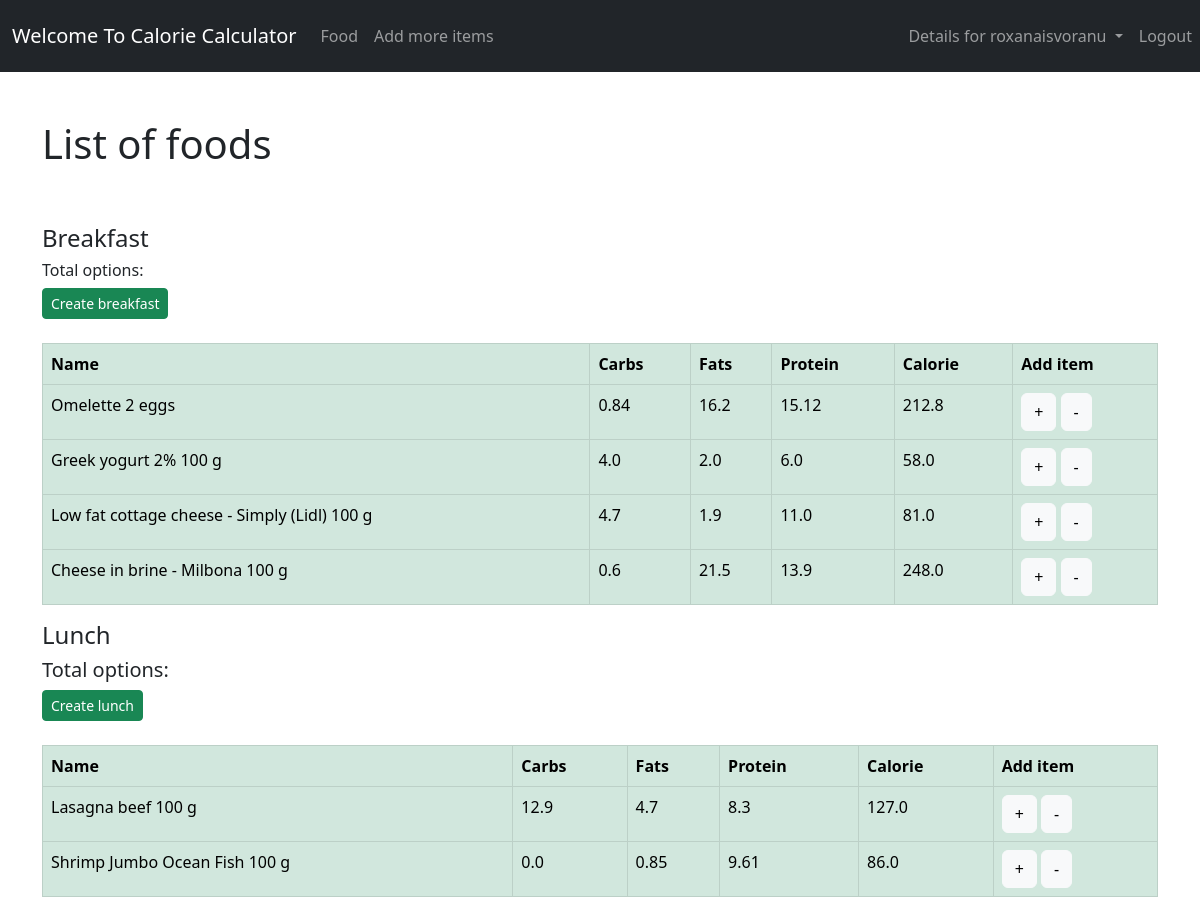
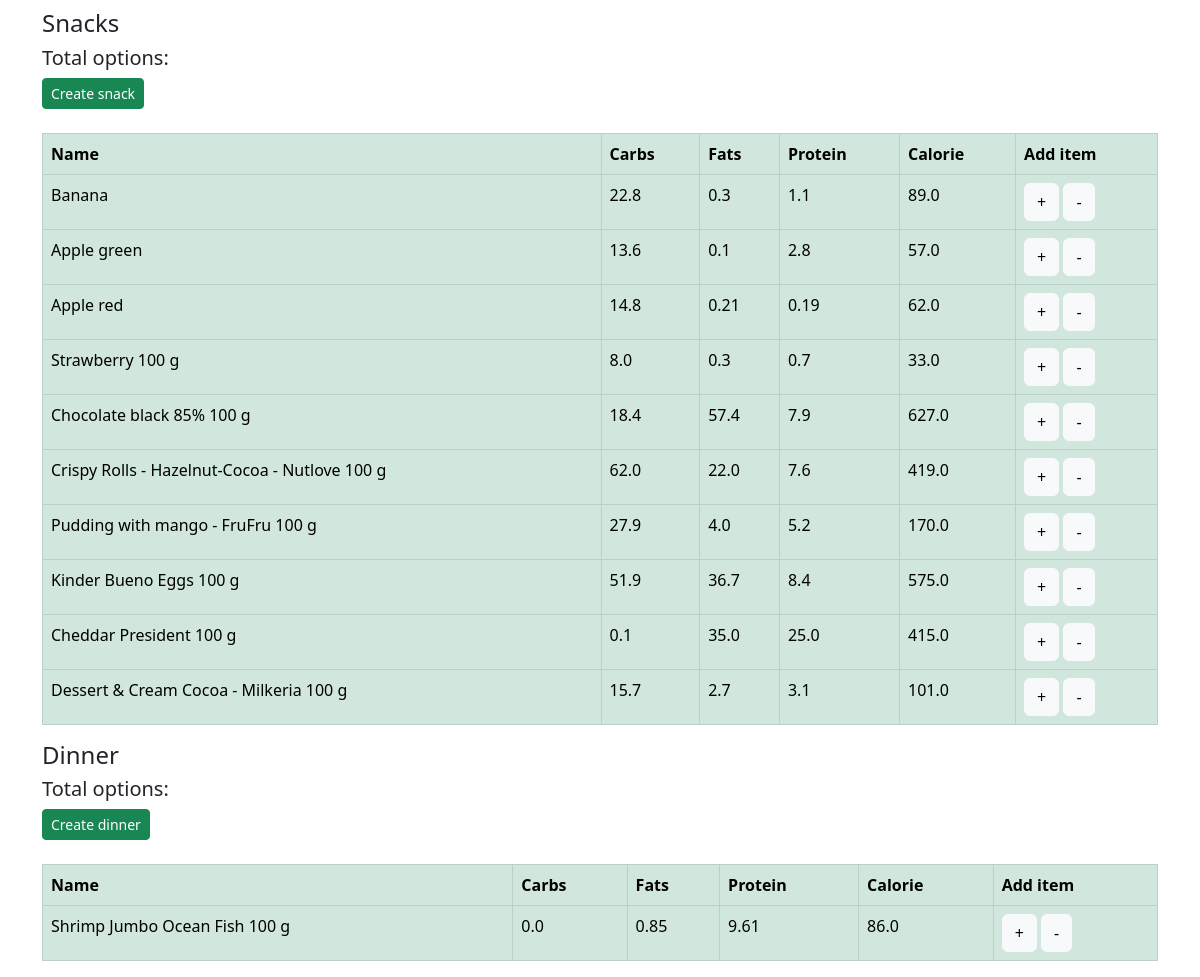
Page /food/ (signed in) on the committed database (2 pictures, top to bottom).
### calorie/models.py (models this page shows, shortened)
class Food(models.Model):
    name = models.CharField(max_length=200)
    category = models.ForeignKey(Category, on_delete=models.CASCADE)
    carbohydrate = models.FloatField()
    fats = models.FloatField()
    protein = models.FloatField()
    calorie = models.FloatField(default=0, blank=True)
    quantity = models.IntegerField(default=1, null=True, blank=True)

### calorie/views.py (the view, shortened to what this page needs)
# urls.py: path('food/', views.home, name='food_item'),
def home(request):
    food = Food.objects.all()
    lunch = []
    snacks = []
    breakfast = []
    dinner = []
    customers = []
    for f in food:
        if f.category.name == "snacks":
            snacks.append(f)
        elif f.category.name == "lunch":
            lunch.append(f)
        elif f.category.name == "dinner":
            dinner.append(f)
        elif f.category.name == "breakfast":
            breakfast.append(f)
        else:
            customers.append(f)
    context = {
        'breakfast': breakfast,
        'lunch': lunch,
        'dinner': dinner,
        'snacks': snacks,
        'customers': customers,
    }
    return render(request, 'calorie/fooditem.html', context)

### templates/calorie/fooditem.html (shortened to what this page needs)
{% extends 'base.html' %}
{% load static %}
{% block content %}
    <div class="flex-box-row">
        <h1>List of foods</h1>
        <br>
        <br>
        <h4 id="heading">Breakfast</h4>
        <h6>Total options:{{ bcnt }}</h6>
        <a class="btn btn-success  btn-sm" href="{% url 'create_food_item' %}">Create breakfast</a>
        <table class="table table-succes table-success table-hover table-bordered">
            <br>
            <br>
            <tr>
                <th>Name</th>
                <th>Carbs</th>
                <th>Fats</th>
                <th>Protein</th>
                <th>Calorie</th>
                <th>Add item</th>
            </tr>
            {% for items in breakfast %}
                <tr>
                    <td>{{ items.name }} </td>
                    <td>{{ items.carbohydrate }} </td>
                    <td>{{ items.fats }} </td>
                    <td>{{ items.protein }} </td>
                    <td>{{ items.calorie }} </td>
                    <td>
                        <form method="post">
                            <button type="submit" class="btn btn-light" name="addToMyListButton" value={{ items.pk }}>+</button>
                            <button type="submit" class="btn btn-light" name="deleteFromMyListButton" value={{ items.pk }}>-</button>
                        </form>
                    </td>
                </tr>
            {% endfor %}
        </table>
    </div>
    <br>
    <div class="flex-box-row">
        <h4 id="heading">Lunch</h4>
        <h5>Total options:{{ lcnt }}</h5>
        <a class="btn btn-success  btn-sm" href="{% url 'create_food_item' %}">Create lunch</a>
        <table class="table table-succes table-success table-hover table-bordered">
            <br>
            <br>
            <tr>
                <th>Name</th>
                <th>Carbs</th>
                <th>Fats</th>
                <th>Protein</th>
                <th>Calorie</th>
                <th>Add item</th>
            </tr>
            {% for items in lunch %}
                <tr>
                    <td>{{ items.name }} </td>
                    <td>{{ items.carbohydrate }} </td>
                    <td>{{ items.fats }} </td>
                    <td>{{ items.protein }} </td>
                    <td>{{ items.calorie }} </td>
                    <td>
                        <form method="post">
                            <button type="submit" class="btn btn-light" name="addToMyListButton" value={{ items.pk }}>+</button>
                            <button type="submit" class="btn btn-light" name="deleteFromMyListButton" value={{ items.pk }}>-</button>
                        </form>
                    </td>
                </tr>
            {% endfor %}
        </table>
    </div>
    <br>
    <div class="flex-box-row">
        <h4 id="heading ">Snacks</h4>
        <h5>Total options:{{ scnt }}</h5>
        <a class="btn btn-success  btn-sm" href="{% url 'create_food_item' %}">Create snack</a>
        <br>
        <br>
        <table class="table table-succes table-success table-hover table-bordered">
            <tr>
                <th>Name</th>
                <th>Carbs</th>
                <th>Fats</th>
                <th>Protein</th>
                <th>Calorie</th>
                <th>Add item</th>
            </tr>
            {% for items in snacks %}
                <tr>
                    <td>{{ items.name }} </td>
                    <td>{{ items.carbohydrate }} </td>
                    <td>{{ items.fats }} </td>
                    <td>{{ items.protein }} </td>
                    <td>{{ items.calorie }} </td>
                    <td>
                        <form method="post">
                            <button type="submit" class="btn btn-light" name="addToMyListButton" value={{ items.pk }}>+</button>
                            <button type="submit" class="btn btn-light" name="deleteFromMyListButton" value={{ items.pk }}>-</button>
                        </form>
                    </td>
                </tr>
            {% endfor %}
        </table>
    </div>
    <br>
    <div class="flex-box-row">
        <h4 id="heading">Dinner</h4>
        <h5>Total options:{{ dcnt }}</h5>
        <a class="btn btn-success  btn-sm" href="{% url 'create_food_item' %}">Create dinner</a>
        <table class="table table-succes table-success table-hover table-bordered">
            <br>
            <br>
            <tr>
                <th>Name</th>
                <th>Carbs</th>
                <th>Fats</th>
                <th>Protein</th>
                <th>Calorie</th>
                <th>Add item</th>
            </tr>
            {% for items in dinner %}
                <tr>
                    <td>{{ items.name }} </td>
                    <td>{{ items.carbohydrate }} </td>
                    <td>{{ items.fats }} </td>
                    <td>{{ items.protein }} </td>
                    <td>{{ items.calorie }} </td>
                    <td>
                        <form method="post">
                            <button type="submit" class="btn btn-light" name="addToMyListButton" value={{ items.pk }}>+</button>
                            <button type="submit" class="btn btn-light" name="deleteFromMyListButton" value={{ items.pk }}>-</button>
                        </form>
                    </td>
                </tr>
            {% endfor %}
        </table>
    </div>
    <br>
    </div>
{% endblock %}

### templates/navbar.html (shortened to what this page needs)
{% load static %}
<nav class="navbar navbar-expand-lg navbar-dark bg-dark ">
    <div class="container-fluid">
        <a class="navbar-brand" href="{% url 'login_link' %}">Welcome To Calorie Calculator</a>
        <div class="collapse navbar-collapse" id="navbarNav">
            <ul class="navbar-nav">
                <li class="nav-item">
                    <a class="nav-link" aria-current="page" href="{% url 'food_item' %}">Food</a>
                </li>
                <li class="nav-item">
                    <a class="nav-link" href="{% url 'create_food_item' %}">Add more items</a>
                </li>
            </ul>
        </div>
    </div>
    <div class="navbar-nav nav-link">
        {% if user.is_authenticated %}
                <li class="nav-item dropdown ">
                    <a class="nav-link dropdown-toggle"  href="#" role="button"
                       data-bs-toggle="dropdown"
                       aria-expanded="false">
                        Details for {{ request.user }}
                    </a>
                </li>
                <a class="nav-item nav-link" href="{% url 'logout_link' %}">Logout</a>
        {% else %}
            <a class="nav-item nav-link" href="{% url 'login_link' %}">Login</a>
            <a class="nav-item nav-link" href="{% url 'register_link' %}">Register</a>
        {% endif %}
    </div>
</nav>

### rows in the picture
Food: name "Omelette 2 eggs", carbohydrate "0.84", fats "16.2", protein "15.12", calorie "212.8", {{ items.pk }} 11 (drawn)
Food: name "Greek yogurt 2% 100 g", carbohydrate "4.0", fats "2.0", protein "6.0", calorie "58.0", {{ items.pk }} 12 (drawn)
Food: name "Low fat cottage cheese - Simply (Lidl) 100 g", carbohydrate "4.7", fats "1.9", protein "11.0", calorie "81.0", {{ items.pk }} 13 (drawn)
Food: name "Cheese in brine - Milbona 100 g", carbohydrate "0.6", fats "21.5", protein "13.9", calorie "248.0", {{ items.pk }} 14 (drawn)
Food: name "Lasagna beef 100 g", carbohydrate "12.9", fats "4.7", protein "8.3", calorie "127.0", {{ items.pk }} 6 (drawn)
Food: name "Shrimp Jumbo Ocean Fish 100 g", carbohydrate "0.0", fats "0.85", protein "9.61", calorie "86.0", {{ items.pk }} 22 (drawn)
Food: name "Banana", carbohydrate "22.8", fats "0.3", protein "1.1", calorie "89.0", {{ items.pk }} 5 (drawn)
Food: name "Apple green", carbohydrate "13.6", fats "0.1", protein "2.8", calorie "57.0", {{ items.pk }} 7 (drawn)
Food: name "Apple red", carbohydrate "14.8", fats "0.21", protein "0.19", calorie "62.0", {{ items.pk }} 8 (drawn)
Food: name "Strawberry 100 g", carbohydrate "8.0", fats "0.3", protein "0.7", calorie "33.0", {{ items.pk }} 9 (drawn)
Food: name "Chocolate black 85% 100 g", carbohydrate "18.4", fats "57.4", protein "7.9", calorie "627.0", {{ items.pk }} 10 (drawn)
Food: name "Crispy Rolls - Hazelnut-Cocoa - Nutlove 100 g", carbohydrate "62.0", fats "22.0", protein "7.6", calorie "419.0", {{ items.pk }} 15 (drawn)
Food: name "Pudding with mango - FruFru 100 g", carbohydrate "27.9", fats "4.0", protein "5.2", calorie "170.0", {{ items.pk }} 16 (drawn)
Food: name "Kinder Bueno Eggs 100 g", carbohydrate "51.9", fats "36.7", protein "8.4", calorie "575.0", {{ items.pk }} 17 (drawn)
Food: name "Cheddar President 100 g", carbohydrate "0.1", fats "35.0", protein "25.0", calorie "415.0", {{ items.pk }} 18 (drawn)
Food: name "Dessert & Cream Cocoa - Milkeria 100 g", carbohydrate "15.7", fats "2.7", protein "3.1", calorie "101.0", {{ items.pk }} 19 (drawn)
Food: name "Shrimp Jumbo Ocean Fish 100 g", carbohydrate "0.0", fats "0.85", protein "9.61", calorie "86.0", {{ items.pk }} 21 (drawn)

### other values in the picture
{{ request.user }} "roxanaisvoranu"
